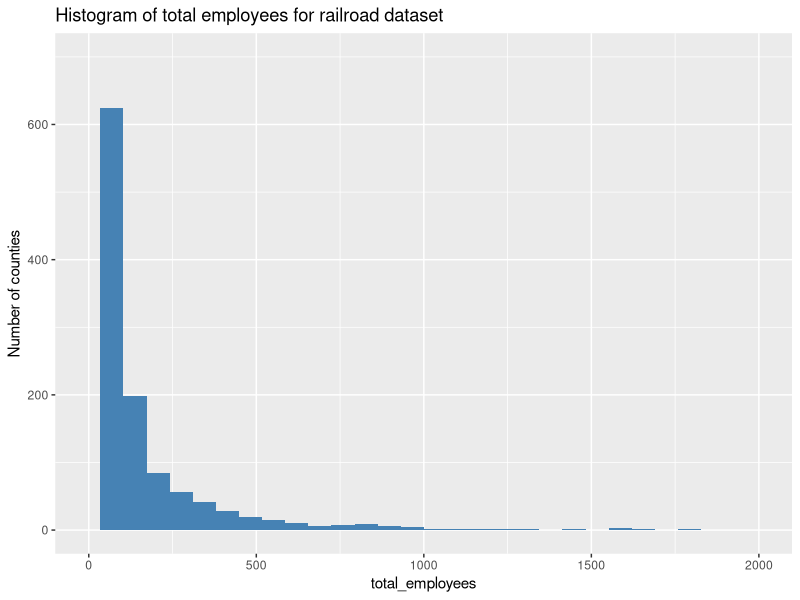

Reproduce this figure in R.
## ---- chunk 1
#| label: setup
#| warning: false
#| message: false

library(tidyverse)
library(ggplot2)

knitr::opts_chunk$set(echo = TRUE, warning=FALSE, message=FALSE)
## ---- chunk 2
#This function calculates the z-score of a column and returns the z_scores
get_z_score <- function(col_name) {
  z_scores <- (col_name - mean(col_name)) / sd(col_name)
  return(z_scores)
}

#This function outputs a histogram for a given input numerical data column
plot_histogram <- function(data, col_name, title, fill="steelblue", xlab="x", ylab="Count",x_max=2000,y_max=700){
   data %>%
     ggplot(aes({{col_name}}))+ geom_histogram(fill=fill)+labs(x=xlab, y=ylab, title = title) + xlim(0,x_max) + ylim(0,y_max)
 }

railroad_dataset <- read_csv("_data/railroad_2012_clean_county.csv")

#Example of z-score function for the total_employees column of the railroad_2012_clean_county.csv dataset
get_z_score(railroad_dataset$total_employees)

#Example of histogram function for the total_employees column of the railroad_2012_clean_county.csv dataset
plot_histogram(railroad_dataset,total_employees,"Histogram of total employees for railroad dataset",xlab="total_employees",ylab="Number of counties")
